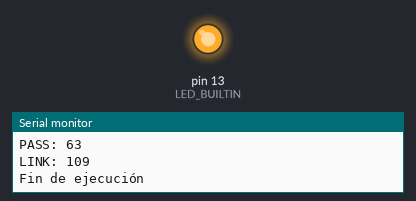
Recording of a sketch running on a simulated Arduino Uno, built for the host (arithmetic inside an expression is 32-bit, double 64-bit). On the bench: output pins drawn as LEDs (lit = HIGH), the last lines printed to the serial monitor. EEPROM starts erased.

Above: at 1.2 s.
At 3.7 s:
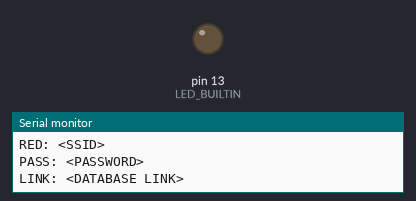
Timing chart, 0 to 6.5 s (numbered marks = the images above):
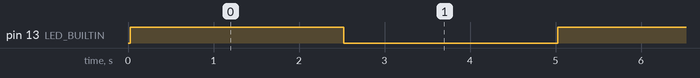

Measured:
- by itself, pin 13 (LED_BUILTIN): alternates HIGH for 2.5 s and LOW for 2.5 s

The sketch:

eeprom.ino
```cpp
/*
   EEPROM Write

  Guardado de datos de SSID y Pasword en memoria

*/

#include <EEPROM.h>

int addr = 100;
int memoria = 4096;                     //Tamaño en bytes

char redWifi[31] = "<SSID>";      //Warning por el largo de la cadena de texto
char pass[63] = "<PASSWORD>";       //Warning por el largo de la cadena de texto

char dbLink[109] = "<DATABASE LINK>"; //99 caracteres

//SSID < 32 caracteres
//PASS > 8 y < 64 caracteres

void setup() {
  Serial.begin(115200);
  EEPROM.begin(memoria);

  Serial.println();
  Serial.print("Memoria inicializada en: ");
  Serial.print(memoria);
  Serial.println("bytes");
  pinMode(LED_BUILTIN, OUTPUT);
  Serial.println();


  //Guarda SSID
  for (int i = 0; i <= 31; i++)
  {

    EEPROM.write(addr, redWifi[i]);
    addr++;

    //Completar con 255 al terminar la palabra
    //WARNING!!! Controlar overflow de memoria
  }

  //Guarda contraseña
  for (int i = 0; i <= 63; i++)
  {

    EEPROM.write(addr, pass[i]);
    addr++;

    //WARNING!!! Controlar overflow de memoria
  }

  //Guarda link
  for (int i = 0; i <= 109; i++)
  {

    EEPROM.write(addr, dbLink[i]);
    addr++;

    //WARNING!!! Controlar overflow de memoria
  }

  if (EEPROM.commit())
  {
    Serial.println("EEPROM successfully committed");
  }
  else
  {
    Serial.println("ERROR! EEPROM commit failed");
  }

}

void loop() {

  char redWifi[31] = " ";
  char pass[63] = " ";
  char dbLink[109] = " ";

  int addr = 100;

  Serial.print("RED: ");
  Serial.print(sizeof(redWifi));
  Serial.println(redWifi);
  Serial.print("PASS: ");
  Serial.print(sizeof(pass));
  Serial.println(pass);
  Serial.print("LINK: ");
  Serial.print(sizeof(dbLink));
  Serial.println(dbLink);

  Serial.println("Fin de ejecución");
  digitalWrite(LED_BUILTIN, HIGH);
  delay(2500);
  digitalWrite(LED_BUILTIN, LOW);

  //Lee datos de conexión de la memoria
  //SSID 32 < 32 caracteres
  //PASS 8 > y < 64 caracteres
  for (int i = 0; i <= 31; i++)
  {
    redWifi[i] = EEPROM.read(addr);
    //Se puede limitar buscando 255 como fin de cadena de texto
    addr++;
  }

  Serial.print("RED: ");
  Serial.println(redWifi);

  for (int i = 0; i <= 63; i++)
  {
    pass[i] = EEPROM.read(addr);
    //Se puede limitar buscando 255 como fin de cadena de texto
    addr++;
  }

  Serial.print("PASS: ");
  Serial.println(pass);

  for (int i = 0; i <= 109; i++)
  {
    dbLink[i] = EEPROM.read(addr);
    //Se puede limitar buscando 255 como fin de cadena de texto
    addr++;
  }

  Serial.print("LINK: ");
  Serial.println(dbLink);


  delay(2500);

}
```
